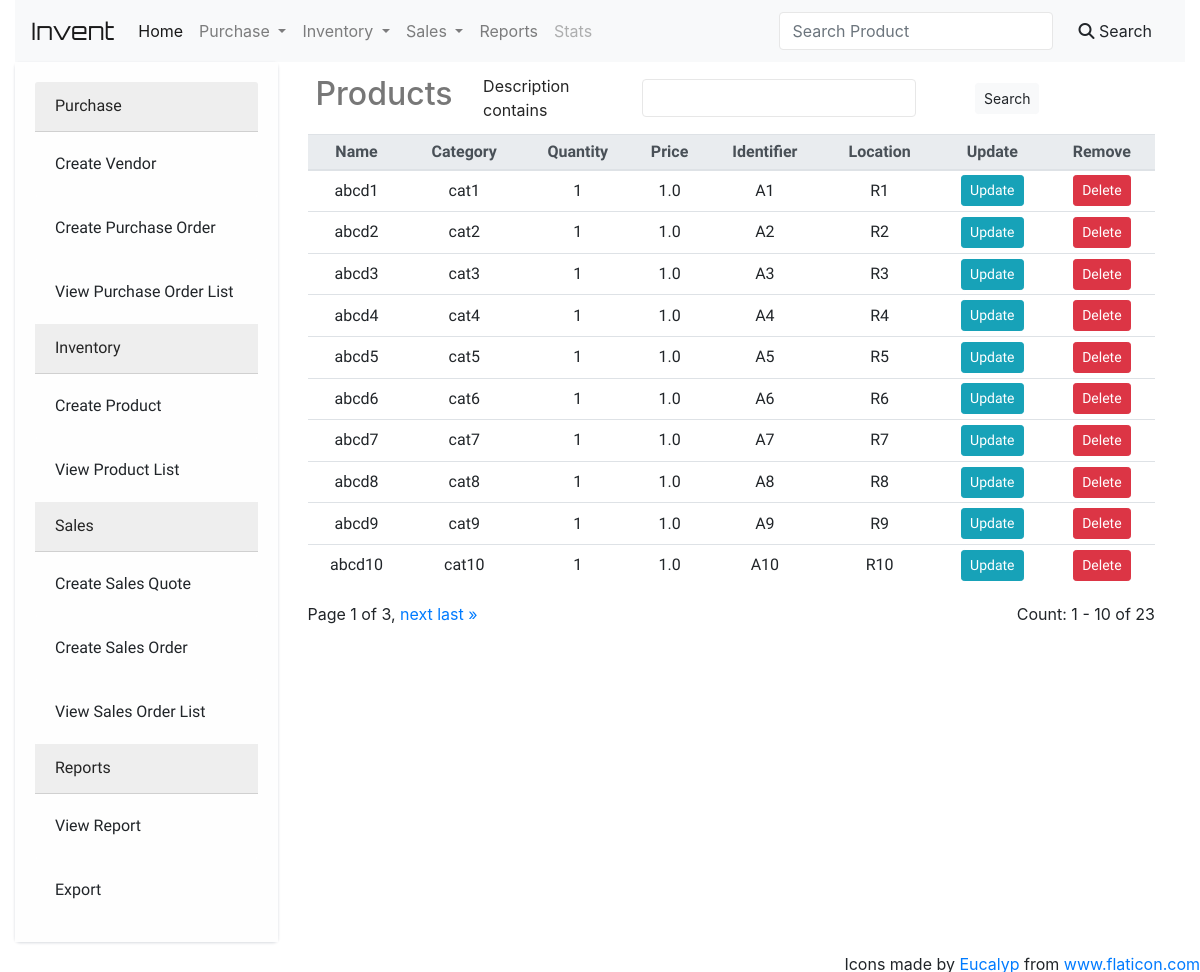
Screenshot of /products/ with the database file from the repository.
### InvManage/models.py (models this page shows, shortened)
class Product(models.Model):
    name = models.CharField(max_length=100)
    category = models.CharField(max_length=100)
    item_type = models.CharField(max_length=100)
    description = models.TextField(null=True, blank=True)
    price = models.FloatField(null=True,blank=True)
    quantity = models.IntegerField(default=0,null=True)
    identifier = models.CharField(max_length=30,blank=False, null=True)
    location = models.CharField(max_length=100,blank=False, null=True)
    length = models.FloatField(null=True,blank=True)
    width = models.FloatField(null=True,blank=True)
    height = models.FloatField(null=True,blank=True)
    weight = models.FloatField(null=True,blank=True)
    discount = models.IntegerField(default=0)
    image = models.ImageField(blank=True,upload_to='images/')
    barcode = models.CharField(max_length=100,null=True,blank=True)
    expiry = models.DateTimeField(null=True, blank=True)

### InvManage/views.py (the view)
# urls.py: path('products/',products_view, name='products'),
def products_view(request):
	products = Product.objects.all()
	myFilter = ProductFilter(request.GET, queryset=products)
	products = myFilter.qs
	number_of_products = len(products)
	paginator = Paginator(products,10)
	page_number = request.GET.get('page')
	page_obj = paginator.get_page(page_number)
	return render(request, 'display/products.html',{'page_obj':page_obj,'myFilter':myFilter, 'n_prod': number_of_products})

### InvManage/templatetags/template_helpers.py (called while the page is built)
@register.simple_tag
def relative_url(value, field_name, urlencode=None):
    url = '?{}={}'.format(field_name, value)
    if urlencode:
        querystring = urlencode.split('&')
        filtered_querystring = filter(lambda p: p.split('=')[0] != field_name, querystring)
        encoded_querystring = '&'.join(filtered_querystring)
        url = '{}&{}'.format(url, encoded_querystring)
    return url

### InvManage/templates/display/products.html (shortened to what this page needs)
{% extends 'base.html' %}
{% load template_helpers %}
{% block title %}
  <div class="m-2">
    <div class="d-flex align-items-center row">
        <div class="col-sm-2">
          <h2 style="color: #777777;">Products</h2>
        </div>
        <div class="col-sm-10">
          <form class="form-inline" id="productsFilterForm" action="" method="GET">
              <div class="col-sm-9">
              {% for field in myFilter.form %}
                <div class="form-group form-row m-1">
                    <div class="col-sm-4">
                        <label>{{ field.label }}</label>
                    </div>
                    <div class="col-sm-8">
                        {{ field }}
                    </div>
                </div>
              </div>
                {% endfor %}
                  <button class="btn btn-sm btn-light" type="submit">Search</button>
          </form>
        </div>
    </div>
  </div>
{% endblock title %}
{% block contents %}
    <table class="table table-sm">
        <thead class="thead-light">
        <tr>
            <th scope="col">Name</th>
            <th scope="col">Category</th>
            <th scope="col">Quantity</th>
            <th scope="col">Price</th>
            <th scope="col">Identifier</th>
            <th scope="col">Location</th>
            <th scope="col">Update</th>
            <th scope="col">Remove</th>
        </tr>
        </thead>
        <tbody>
            {% for product in page_obj %}
            <tr>
                <td class="product_name">{{ product.name }}</td>
                <td>{{ product.category }}</td>
                <td>{{ product.quantity }}</td>
                <td>{{ product.price }}</td>
                <td>{{ product.identifier }}</td>
                <td>{{ product.location }}</td>
                <td><a href="{% url 'update_product' product.id %}" class="btn btn-sm btn-info">Update</a></td>
                <td><a href="" class="btn btn-sm btn-danger" data-toggle="modal" data-target="#delModal" data-prod_name="{{ product.name }}" data-prod_id="{{ product.id }}">Delete</a></td>
            </tr>
            {% endfor %}
        </tbody>
    </table>
    <div class="d-flex">
      <div class="pagination mr-auto">
        <span class="step-links">
          <span class="current">
            Page {{ page_obj.number }} of {{ page_obj.paginator.num_pages }},
          </span>
          {% if page_obj.has_next %}
            <a href="{% relative_url page_obj.next_page_number 'page' request.GET.urlencode %}">next</a>
            <a href="{% relative_url page_obj.paginator.num_pages 'page' request.GET.urlencode %}">last &raquo;</a>
          {% endif %}
        </span>
      </div>
      <div>
        Count: {{ page_obj.start_index }} - {{ page_obj.end_index }} of {{ n_prod }}
      </div>
    </div>
{% endblock %}

### InvManage/templates/base.html (style rules this page uses)
label, .collapsable_card_header { margin: 0; color: #252525; font-size: 1em; }
.form-control { background-color: #ffffff; border-style: solid; border-color: #e7e7e7; }
.table td, .table th,.table input { text-align: center; vertical-align: middle; font-family: 'Comfortaa', cursive; }

### rows the page displays
Product: name "abcd1", category "cat1", quantity "1", price "1.0", identifier "A1", location "R1"
Product: name "abcd2", category "cat2", quantity "1", price "1.0", identifier "A2", location "R2"
Product: name "abcd3", category "cat3", quantity "1", price "1.0", identifier "A3", location "R3"
Product: name "abcd4", category "cat4", quantity "1", price "1.0", identifier "A4", location "R4"
Product: name "abcd5", category "cat5", quantity "1", price "1.0", identifier "A5", location "R5"
Product: name "abcd6", category "cat6", quantity "1", price "1.0", identifier "A6", location "R6"
Product: name "abcd7", category "cat7", quantity "1", price "1.0", identifier "A7", location "R7"
Product: name "abcd8", category "cat8", quantity "1", price "1.0", identifier "A8", location "R8"
Product: name "abcd9", category "cat9", quantity "1", price "1.0", identifier "A9", location "R9"
Product: name "abcd10", category "cat10", quantity "1", price "1.0", identifier "A10", location "R10"

### other values shown
{{ field.label }} "Description contains"
{{ page_obj.number }} "1"
{{ page_obj.paginator.num_pages }} "3"
{{ page_obj.start_index }} "1"
{{ page_obj.end_index }} "10"
{{ n_prod }} "23"
